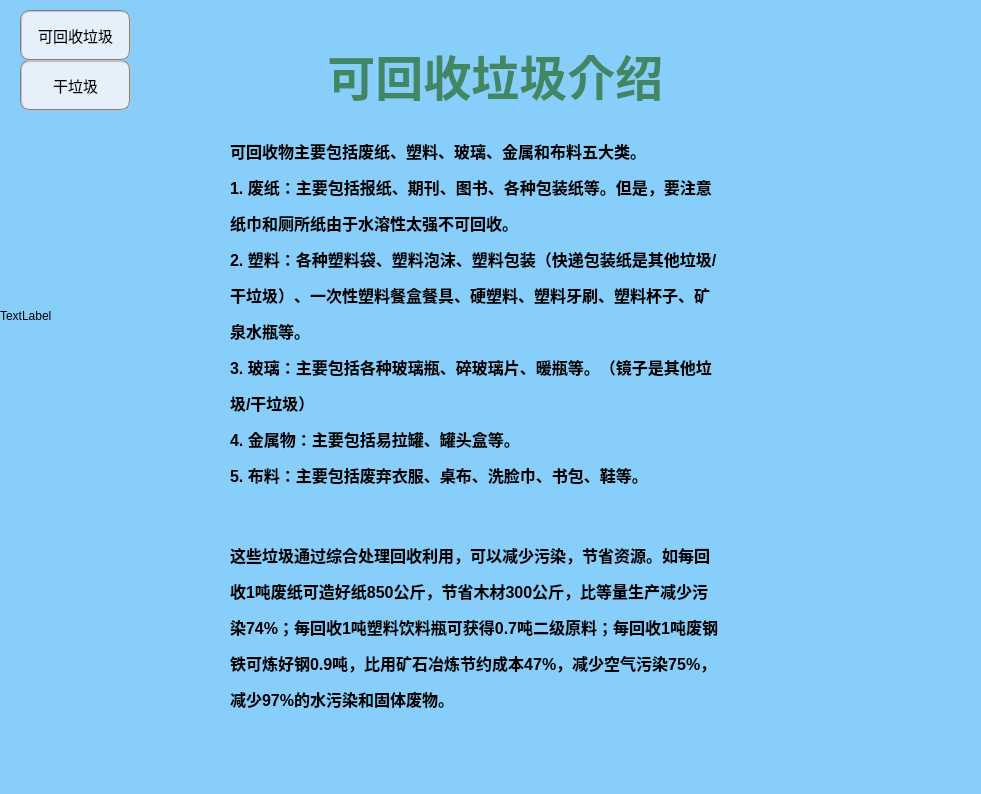
<?xml version="1.0" encoding="UTF-8"?>
<ui version="4.0">
    <class>Dialog</class>
    <widget class="QDialog" name="Dialog">
        <property name="geometry">
            <rect>
                <x>0</x>
                <y>0</y>
                <width>981</width>
                <height>794</height>
            </rect>
        </property>
        <property name="palette">
            <palette>
                <active>
                    <colorrole role="Button">
                        <brush brushstyle="SolidPattern">
                            <color alpha="255">
                                <red>135</red>
                                <green>206</green>
                                <blue>250</blue>
                            </color>
                        </brush>
                    </colorrole>
                    <colorrole role="Base">
                        <brush brushstyle="SolidPattern">
                            <color alpha="255">
                                <red>135</red>
                                <green>206</green>
                                <blue>250</blue>
                            </color>
                        </brush>
                    </colorrole>
                    <colorrole role="Window">
                        <brush brushstyle="SolidPattern">
                            <color alpha="255">
                                <red>135</red>
                                <green>206</green>
                                <blue>250</blue>
                            </color>
                        </brush>
                    </colorrole>
                </active>
                <inactive>
                    <colorrole role="Button">
                        <brush brushstyle="SolidPattern">
                            <color alpha="255">
                                <red>135</red>
                                <green>206</green>
                                <blue>250</blue>
                            </color>
                        </brush>
                    </colorrole>
                    <colorrole role="Base">
                        <brush brushstyle="SolidPattern">
                            <color alpha="255">
                                <red>135</red>
                                <green>206</green>
                                <blue>250</blue>
                            </color>
                        </brush>
                    </colorrole>
                    <colorrole role="Window">
                        <brush brushstyle="SolidPattern">
                            <color alpha="255">
                                <red>135</red>
                                <green>206</green>
                                <blue>250</blue>
                            </color>
                        </brush>
                    </colorrole>
                </inactive>
                <disabled>
                    <colorrole role="Button">
                        <brush brushstyle="SolidPattern">
                            <color alpha="255">
                                <red>135</red>
                                <green>206</green>
                                <blue>250</blue>
                            </color>
                        </brush>
                    </colorrole>
                    <colorrole role="Base">
                        <brush brushstyle="SolidPattern">
                            <color alpha="255">
                                <red>135</red>
                                <green>206</green>
                                <blue>250</blue>
                            </color>
                        </brush>
                    </colorrole>
                    <colorrole role="Window">
                        <brush brushstyle="SolidPattern">
                            <color alpha="255">
                                <red>135</red>
                                <green>206</green>
                                <blue>250</blue>
                            </color>
                        </brush>
                    </colorrole>
                </disabled>
            </palette>
        </property>
        <property name="windowTitle">
            <string>Dialog</string>
        </property>
        <property name="styleSheet">
            <string notr="true">QDialog{background-color:rgb( 135,206,250);}</string>
        </property>
        <widget class="QLabel" name="label">
            <property name="geometry">
                <rect>
                    <x>140</x>
                    <y>20</y>
                    <width>721</width>
                    <height>111</height>
                </rect>
            </property>
            <property name="palette">
                <palette>
                    <active>
                        <colorrole role="Text">
                            <brush brushstyle="SolidPattern">
                                <color alpha="255">
                                    <red>0</red>
                                    <green>0</green>
                                    <blue>0</blue>
                                </color>
                            </brush>
                        </colorrole>
                        <colorrole role="PlaceholderText">
                            <brush brushstyle="NoBrush">
                                <color alpha="128">
                                    <red>0</red>
                                    <green>0</green>
                                    <blue>0</blue>
                                </color>
                            </brush>
                        </colorrole>
                    </active>
                    <inactive>
                        <colorrole role="Text">
                            <brush brushstyle="SolidPattern">
                                <color alpha="255">
                                    <red>0</red>
                                    <green>0</green>
                                    <blue>0</blue>
                                </color>
                            </brush>
                        </colorrole>
                        <colorrole role="PlaceholderText">
                            <brush brushstyle="NoBrush">
                                <color alpha="128">
                                    <red>0</red>
                                    <green>0</green>
                                    <blue>0</blue>
                                </color>
                            </brush>
                        </colorrole>
                    </inactive>
                    <disabled>
                        <colorrole role="Text">
                            <brush brushstyle="SolidPattern">
                                <color alpha="255">
                                    <red>120</red>
                                    <green>120</green>
                                    <blue>120</blue>
                                </color>
                            </brush>
                        </colorrole>
                        <colorrole role="PlaceholderText">
                            <brush brushstyle="NoBrush">
                                <color alpha="128">
                                    <red>0</red>
                                    <green>0</green>
                                    <blue>0</blue>
                                </color>
                            </brush>
                        </colorrole>
                    </disabled>
                </palette>
            </property>
            <property name="font">
                <font>
                    <family>Arial</family>
                    <pointsize>28</pointsize>
                    <weight>75</weight>
                    <bold>true</bold>
                </font>
            </property>
            <property name="cursor">
                <cursorShape>UpArrowCursor</cursorShape>
            </property>
            <property name="text">
                <string>&lt;html&gt;&lt;head/&gt;&lt;body&gt;&lt;p align=&quot;center&quot;&gt;&lt;span style=&quot;
                    font-size:36pt; color:#428663;&quot;&gt;可回收垃圾介绍&lt;/span&gt;&lt;/p&gt;&lt;/body&gt;&lt;/html&gt;
                </string>
            </property>
        </widget>
        <widget class="QLabel" name="label_2">
            <property name="geometry">
                <rect>
                    <x>230</x>
                    <y>130</y>
                    <width>731</width>
                    <height>591</height>
                </rect>
            </property>
            <property name="text">
                <string>&lt;html&gt;&lt;head/&gt;&lt;body&gt;&lt;p&gt;&lt;span style=&quot; font-size:12pt;
                    font-weight:600;&quot;&gt;可回收物主要包括废纸、塑料、玻璃、金属和布料五大类。&lt;/span&gt;&lt;/p&gt;&lt;p&gt;&lt;span style=&quot;
                    font-size:12pt; font-weight:600;&quot;&gt;1. 废纸：主要包括报纸、期刊、图书、各种包装纸等。但是，要注意&lt;/span&gt;&lt;/p&gt;&lt;p&gt;&lt;span
                    style=&quot; font-size:12pt; font-weight:600;&quot;&gt;纸巾和厕所纸由于水溶性太强不可回收。&lt;/span&gt;&lt;/p&gt;&lt;p&gt;&lt;span
                    style=&quot; font-size:12pt; font-weight:600;&quot;&gt;2. 塑料：各种塑料袋、塑料泡沫、塑料包装（快递包装纸是其他垃圾/&lt;/span&gt;&lt;/p&gt;&lt;p&gt;&lt;span
                    style=&quot; font-size:12pt; font-weight:600;&quot;&gt;干垃圾）、一次性塑料餐盒餐具、硬塑料、塑料牙刷、塑料杯子、矿&lt;/span&gt;&lt;/p&gt;&lt;p&gt;&lt;span
                    style=&quot; font-size:12pt; font-weight:600;&quot;&gt;泉水瓶等。&lt;/span&gt;&lt;/p&gt;&lt;p&gt;&lt;span
                    style=&quot; font-size:12pt; font-weight:600;&quot;&gt;3. 玻璃：主要包括各种玻璃瓶、碎玻璃片、暖瓶等。（镜子是其他垃&lt;/span&gt;&lt;/p&gt;&lt;p&gt;&lt;span
                    style=&quot; font-size:12pt; font-weight:600;&quot;&gt;圾/干垃圾）&lt;/span&gt;&lt;/p&gt;&lt;p&gt;&lt;span
                    style=&quot; font-size:12pt; font-weight:600;&quot;&gt;4. 金属物：主要包括易拉罐、罐头盒等。&lt;/span&gt;&lt;/p&gt;&lt;p&gt;&lt;span
                    style=&quot; font-size:12pt; font-weight:600;&quot;&gt;5. 布料：主要包括废弃衣服、桌布、洗脸巾、书包、鞋等。&lt;/span&gt;&lt;/p&gt;&lt;p&gt;&lt;span
                    style=&quot; font-size:12pt;&quot;&gt;&lt;br/&gt;&lt;/span&gt;&lt;/p&gt;&lt;p&gt;&lt;span style=&quot;
                    font-size:12pt; font-weight:600;&quot;&gt;这些垃圾通过综合处理回收利用，可以减少污染，节省资源。如每回&lt;/span&gt;&lt;/p&gt;&lt;p&gt;&lt;span
                    style=&quot; font-size:12pt; font-weight:600;&quot;&gt;收1吨废纸可造好纸850公斤，节省木材300公斤，比等量生产减少污&lt;/span&gt;&lt;/p&gt;&lt;p&gt;&lt;span
                    style=&quot; font-size:12pt; font-weight:600;&quot;&gt;染74%；每回收1吨塑料饮料瓶可获得0.7吨二级原料；每回收1吨废钢&lt;/span&gt;&lt;/p&gt;&lt;p&gt;&lt;span
                    style=&quot; font-size:12pt; font-weight:600;&quot;&gt;铁可炼好钢0.9吨，比用矿石冶炼节约成本47%，减少空气污染75%，&lt;/span&gt;&lt;/p&gt;&lt;p&gt;&lt;span
                    style=&quot; font-size:12pt; font-weight:600;&quot;&gt;减少97%的水污染和固体废物。&lt;/span&gt;&lt;/p&gt;&lt;/body&gt;&lt;/html&gt;
                </string>
            </property>
        </widget>
        <widget class="QLabel" name="label_3">
            <property name="geometry">
                <rect>
                    <x>0</x>
                    <y>130</y>
                    <width>211</width>
                    <height>371</height>
                </rect>
            </property>
            <property name="text">
                <string>TextLabel</string>
            </property>
        </widget>
        <widget class="QPushButton" name="pushButton">
            <property name="geometry">
                <rect>
                    <x>20</x>
                    <y>60</y>
                    <width>111</width>
                    <height>51</height>
                </rect>
            </property>
            <property name="minimumSize">
                <size>
                    <width>111</width>
                    <height>51</height>
                </size>
            </property>
            <property name="font">
                <font>
                    <family>Agency FB</family>
                    <pointsize>11</pointsize>
                    <weight>50</weight>
                    <bold>false</bold>
                </font>
            </property>
            <property name="layoutDirection">
                <enum>Qt::RightToLeft</enum>
            </property>
            <property name="styleSheet">
                <string notr="true">QPushButton{background:#e6f0fa;border:2px groove gray;border-radius:10px;padding:2px
                    4px} QPushButton:hover { background-color: rgb(30,144,255); }
                </string>
            </property>
            <property name="text">
                <string>干垃圾</string>
            </property>
            <property name="iconSize">
                <size>
                    <width>30</width>
                    <height>30</height>
                </size>
            </property>
        </widget>
        <widget class="QPushButton" name="pushButton_2">
            <property name="geometry">
                <rect>
                    <x>20</x>
                    <y>10</y>
                    <width>111</width>
                    <height>51</height>
                </rect>
            </property>
            <property name="minimumSize">
                <size>
                    <width>111</width>
                    <height>51</height>
                </size>
            </property>
            <property name="font">
                <font>
                    <family>Agency FB</family>
                    <pointsize>11</pointsize>
                    <weight>50</weight>
                    <bold>false</bold>
                </font>
            </property>
            <property name="layoutDirection">
                <enum>Qt::RightToLeft</enum>
            </property>
            <property name="styleSheet">
                <string notr="true">QPushButton{background:#e6f0fa;border:2px groove gray;border-radius:10px;padding:2px
                    4px} QPushButton:hover { background-color: rgb(30,144,255); }
                </string>
            </property>
            <property name="text">
                <string>可回收垃圾</string>
            </property>
            <property name="iconSize">
                <size>
                    <width>30</width>
                    <height>30</height>
                </size>
            </property>
        </widget>
    </widget>
    <resources/>
    <connections/>
</ui>
